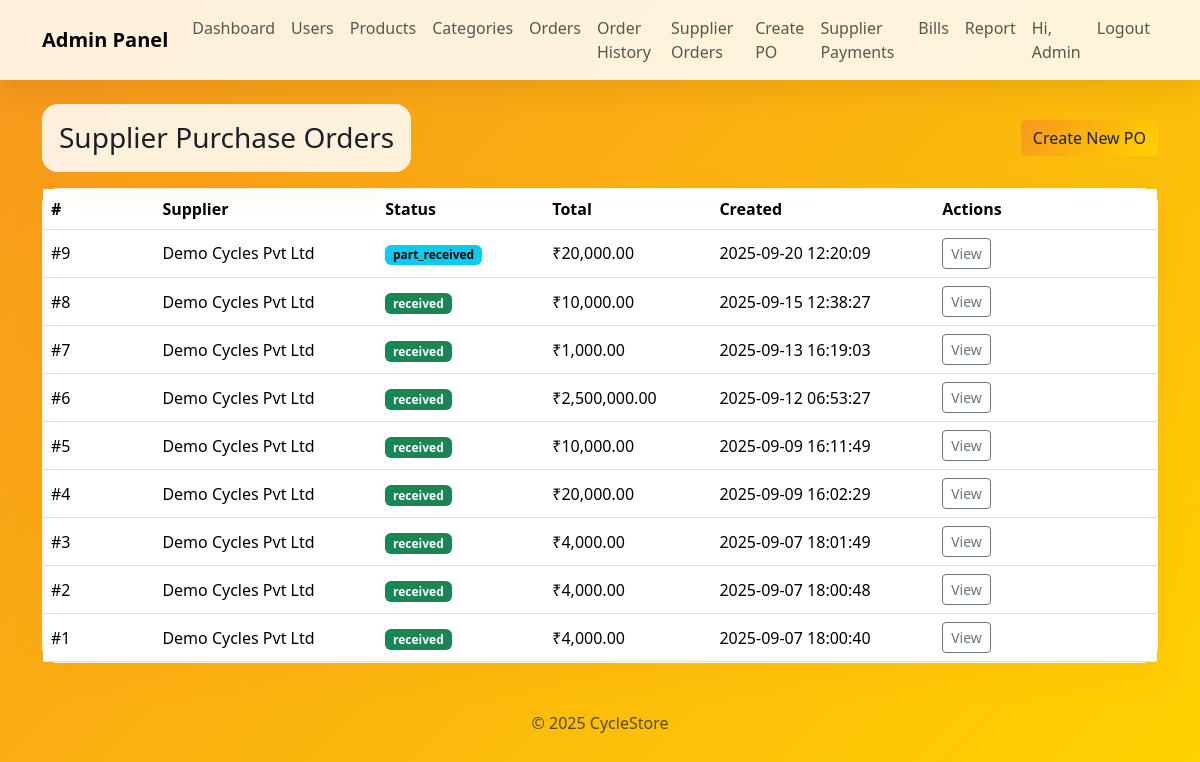
The page /admin/po_list.php (signed in) on the database its author committed.
### tables this page shows
CREATE TABLE `purchase_orders` (
  `id` int(11) NOT NULL,
  `supplier_id` int(11) NOT NULL,
  `status` enum('ordered','part_received','received','cancelled') NOT NULL DEFAULT 'ordered',
  `total` decimal(12,2) NOT NULL DEFAULT 0.00,
  `created_at` datetime DEFAULT current_timestamp(),
  `received_at` datetime DEFAULT NULL
);

CREATE TABLE `suppliers` (
  `id` int(11) NOT NULL,
  `user_id` int(11) NOT NULL,
  `company_name` varchar(160) DEFAULT NULL,
  `gstin` varchar(40) DEFAULT NULL,
  `created_at` datetime DEFAULT current_timestamp()
);

### admin/po_list.php (the view, shortened to what this page needs)
<?php
require_once '../config/db.php';
$pos = [];
$q = "SELECT po.id, s.company_name, po.status, po.total, po.created_at
      FROM purchase_orders po
      JOIN suppliers s ON s.id=po.supplier_id
      ORDER BY po.id DESC";
$res = mysqli_query($conn, $q);
while($row=mysqli_fetch_assoc($res)) $pos[]=$row;
include '../includes/header_admin.php';
include '../includes/nav_admin.php';
?>
<div class="container my-4">
  <div class="d-flex justify-content-between align-items-center mb-3">
    <div class="glass p-3"><h3 class="mb-0">Supplier Purchase Orders</h3></div>
    <div><a class="btn btn-brand" href="po_new.php">Create New PO</a></div>
  </div>
  <div class="glass p-0">
    <table class="table table-hover align-middle mb-0">
      <thead>
        <tr>
          <th style="width:10%">#</th>
          <th>Supplier</th>
          <th style="width:15%">Status</th>
          <th style="width:15%">Total</th>
          <th style="width:20%">Created</th>
          <th style="width:20%">Actions</th>
        </tr>
      </thead>
      <tbody>
        <?php foreach($pos as $po): ?>
          <tr>
            <td>#<?=$po['id']?></td>
            <td><?=htmlspecialchars($po['company_name'])?></td>
            <td>
              <?php
                $badge='text-bg-secondary';
                if($po['status']==='part_received') $badge='text-bg-info';
                if($po['status']==='received') $badge='text-bg-success';
              ?>
              <span class="badge <?=$badge?>"><?=htmlspecialchars($po['status'])?></span>
            </td>
            <td>₹<?=number_format((float)$po['total'],2)?></td>
            <td><?=htmlspecialchars($po['created_at'])?></td>
            <td class="d-flex gap-2">
              <a class="btn btn-sm btn-outline-secondary" href="po_view.php?id=<?=$po['id']?>">View</a>
            </td>
          </tr>
        <?php endforeach; ?>
      </tbody>
    </table>
  </div>
</div>
<?php include '../includes/footer.php'; ?>

### includes/header_admin.php (style rules this page uses)
body { background:linear-gradient(135deg,#f7971e,#ffd200);min-height:100vh;color:#1b1f2a; }
.glass { background:rgba(255,255,255,.85);border:1px solid rgba(255,255,255,.28);border-radius:16px;box-shadow:0 12px 30px rgba(247,151,30,.12); }
.btn-brand { background:linear-gradient(135deg,#f7971e,#ffd200);color:#222;border:0; }

### rows shown on the page
purchase_orders: id "9", supplier.company_name "Demo Cycles Pvt Ltd", status "part_received", total "20,000.00", created_at "2025-09-20 12:20:09"
purchase_orders: id "8", supplier.company_name "Demo Cycles Pvt Ltd", status "received", total "10,000.00", created_at "2025-09-15 12:38:27"
purchase_orders: id "7", supplier.company_name "Demo Cycles Pvt Ltd", status "received", total "1,000.00", created_at "2025-09-13 16:19:03"
purchase_orders: id "6", supplier.company_name "Demo Cycles Pvt Ltd", status "received", total "2,500,000.00", created_at "2025-09-12 06:53:27"
purchase_orders: id "5", supplier.company_name "Demo Cycles Pvt Ltd", status "received", total "10,000.00", created_at "2025-09-09 16:11:49"
purchase_orders: id "4", supplier.company_name "Demo Cycles Pvt Ltd", status "received", total "20,000.00", created_at "2025-09-09 16:02:29"
purchase_orders: id "3", supplier.company_name "Demo Cycles Pvt Ltd", status "received", total "4,000.00", created_at "2025-09-07 18:01:49"
purchase_orders: id "2", supplier.company_name "Demo Cycles Pvt Ltd", status "received", total "4,000.00", created_at "2025-09-07 18:00:48"
purchase_orders: id "1", supplier.company_name "Demo Cycles Pvt Ltd", status "received", total "4,000.00", created_at "2025-09-07 18:00:40"

### other values the page prints
$u['name'] "Admin"
